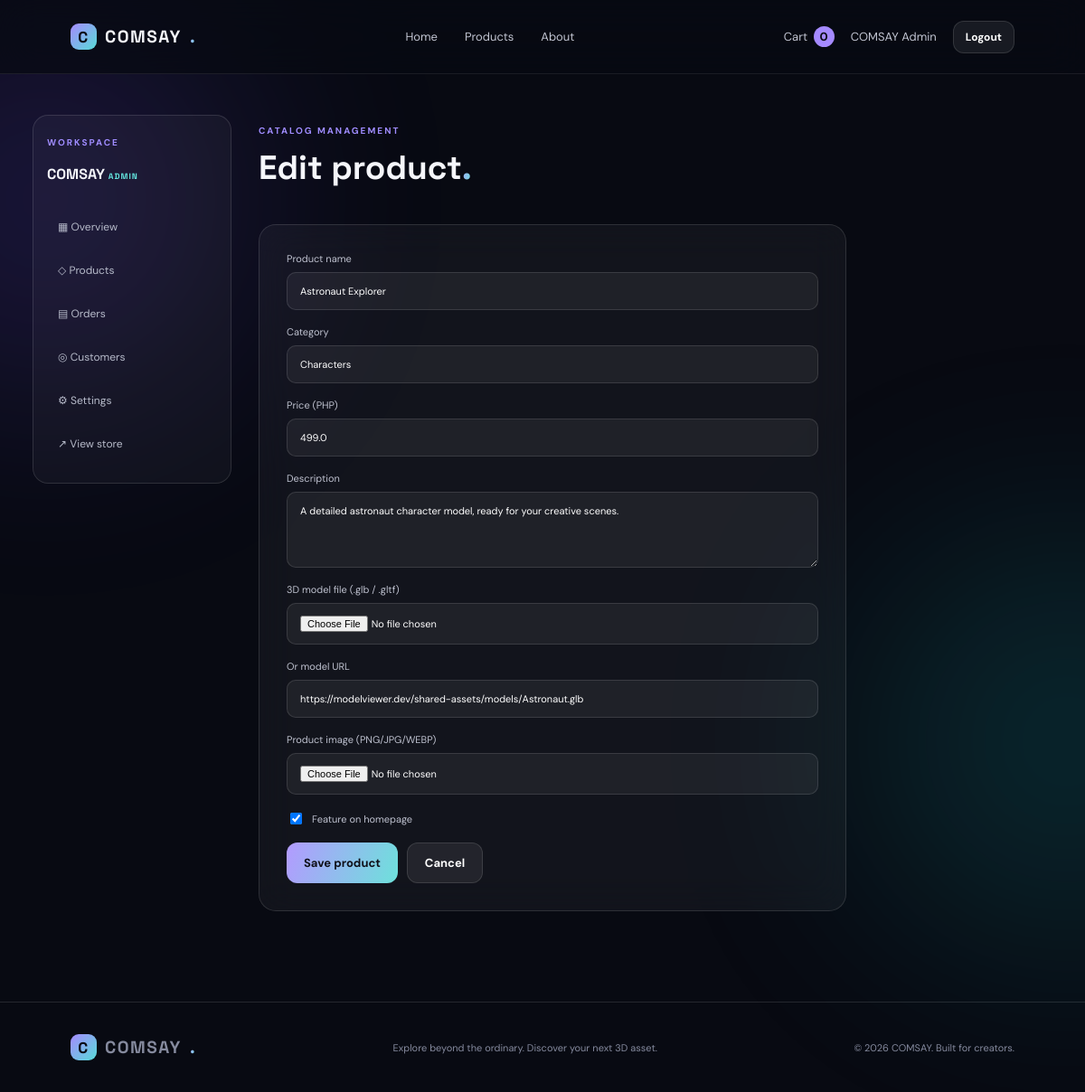
The app's page /admin/products/1/edit (signed in) with its own data.
### COMSAY/app.py (models this page shows)
class User(db.Model):
    id = db.Column(db.Integer, primary_key=True)
    name = db.Column(db.String(100), nullable=False)
    email = db.Column(db.String(150), unique=True, nullable=False)
    password = db.Column(db.String(255), nullable=False)
    role = db.Column(db.String(20), default="customer")
    created_at = db.Column(db.DateTime, default=datetime.utcnow)

class Product(db.Model):
    id = db.Column(db.Integer, primary_key=True)
    name = db.Column(db.String(150), nullable=False)
    category = db.Column(db.String(80), default="3D Model")
    description = db.Column(db.Text, default="")
    price = db.Column(db.Float, nullable=False, default=0)
    image = db.Column(db.String(300), default="")
    model_url = db.Column(db.String(500), default="")
    featured = db.Column(db.Boolean, default=False)
    created_at = db.Column(db.DateTime, default=datetime.utcnow)

### COMSAY/app.py (the view, shortened to what this page needs)
@app.route("/admin/products/<int:product_id>/edit", methods=["GET", "POST"])
@admin_required
def edit_product(product_id):
    product = Product.query.get_or_404(product_id)
    return render_template("product_form.html", product=product)

### COMSAY/app.py (called while the page is built, shortened)
def logged_in():
    return User.query.get(session.get("user_id")) if session.get("user_id") else None

def admin_required(fn):
    @wraps(fn)
    def wrapper(*args, **kwargs):
        user = logged_in()
        if not user or user.role != "admin":
            flash("Please sign in with an administrator account.", "error")
            return redirect(url_for("login"))
        return fn(*args, **kwargs)
    return wrapper

def cart_data():
    cart = session.get("cart", {})
    items, total, count = [], 0, 0
    return items, total, count

@app.context_processor
def inject_globals():
    _, _, cart_count = cart_data()
    return {"current_user": logged_in(), "cart_count": cart_count}

### COMSAY/templates/product_form.html
{% extends "admin_base.html" %}{% block title %}{{ 'Edit' if product else 'Add' }} Product — COMSAY{% endblock %}{% block admin_content %}<div class="admin-heading"><div><span class="eyebrow">CATALOG MANAGEMENT</span><h1>{{ 'Edit product' if product else 'New product' }}<span class="gradient-text">.</span></h1></div></div><form class="auth-card stack-form product-edit-form" method="post" enctype="multipart/form-data"><label>Product name<input name="name" required value="{{ product.name if product else '' }}"></label><label>Category<input name="category" value="{{ product.category if product else '3D Model' }}"></label><label>Price (PHP)<input name="price" type="number" min="0" step="0.01" required value="{{ product.price if product else '' }}"></label><label>Description<textarea name="description" rows="4">{{ product.description if product else '' }}</textarea></label><label>3D model file (.glb / .gltf)<input type="file" name="model" accept=".glb,.gltf"></label><label>Or model URL<input name="model_url" value="{{ product.model_url if product else '' }}" placeholder="https://.../model.glb"></label><label>Product image (PNG/JPG/WEBP)<input type="file" name="image" accept=".png,.jpg,.jpeg,.webp"></label><label class="check-label"><input type="checkbox" name="featured" {% if product and product.featured %}checked{% endif %}> Feature on homepage</label><div class="form-actions"><button class="btn btn-primary">Save product</button><a class="btn btn-ghost" href="{{ url_for('admin_products') }}">Cancel</a></div></form>{% endblock %}

### COMSAY/templates/base.html (shortened to what this page needs)
<!DOCTYPE html><html lang="en"><head><meta charset="UTF-8"><meta name="viewport" content="width=device-width, initial-scale=1.0">
<link rel="stylesheet" href="{{ url_for('static', filename='css/style.css') }}">
</head><body>
<div class="ambient ambient-one"></div><div class="ambient ambient-two"></div>
<header class="topbar"><a class="brand" href="{{ url_for('home') }}"><span class="brand-mark">C</span> COMSAY<span class="brand-dot">.</span></a>
<nav class="main-nav"><a href="{{ url_for('home') }}">Home</a><a href="{{ url_for('products') }}">Products</a><a href="{{ url_for('about') }}">About</a></nav>
<div class="nav-actions"><a class="cart-link" href="{{ url_for('cart') }}">Cart <span>{{ cart_count }}</span></a>
{% if current_user %}<a class="nav-user" href="{{ url_for('admin_dashboard') if current_user.role == 'admin' else url_for('account') }}">{{ current_user.name }}</a><a class="btn btn-small btn-ghost" href="{{ url_for('logout') }}">Logout</a>
{% else %}<a class="nav-user" href="{{ url_for('login') }}">Login</a><a class="btn btn-small btn-primary" href="{{ url_for('register') }}">Get started</a>{% endif %}</div>
</header>
<main>{% block content %}{% endblock %}</main>
<footer class="footer"><a class="brand" href="{{ url_for('home') }}"><span class="brand-mark">C</span> COMSAY<span class="brand-dot">.</span></a><p>Explore beyond the ordinary. Discover your next 3D asset.</p><span>© 2026 COMSAY. Built for creators.</span></footer>
</body></html>

### COMSAY/static/css/style.css (style rules this page uses)
:root { --bg:#080a12;--panel:rgba(255,255,255,.055);--line:rgba(255,255,255,.12);--muted:#9ca3b7;--text:#f5f6fb;--purple:#9c7bff;--cyan:#64e6e0;--font:'DM Sans',sans-serif;--display:'Space Grotesk',sans-serif }
* { box-sizing:border-box }
html { scroll-behavior:smooth }
body { margin:0;background:var(--bg);color:var(--text);font-family:var(--font);min-height:100vh;overflow-x:hidden }
a { color:inherit;text-decoration:none }
button,input,select,textarea { font:inherit }
.ambient { position:fixed;width:440px;height:440px;border-radius:50%;filter:blur(130px);opacity:.18;pointer-events:none;z-index:-1 }
.ambient-one { background:#7652ff;top:0;left:-170px }
.ambient-two { background:#13b9ba;right:-200px;top:600px }
.topbar { height:82px;display:flex;align-items:center;justify-content:space-between;padding:0 6.5%;border-bottom:1px solid rgba(255,255,255,.08);background:rgba(8,10,18,.72);backdrop-filter:blur(22px);position:sticky;top:0;z-index:20 }
.brand { font-family:var(--display);font-weight:700;letter-spacing:1.5px;font-size:19px;display:flex;align-items:center;gap:9px }
.brand-mark { display:grid;place-items:center;width:29px;height:29px;border-radius:9px;background:linear-gradient(135deg,#a68aff,#57dcd7);color:#090b13;font-size:17px }
.brand-dot,.gradient-text { background:linear-gradient(100deg,#b49aff,#67e5dc);-webkit-background-clip:text;background-clip:text;color:transparent }
.main-nav,.nav-actions { display:flex;align-items:center;gap:30px }
.main-nav a,.nav-user,.cart-link { font-size:13px;color:#c2c5d2;transition:.2s }
.nav-actions { gap:18px }
.cart-link span { background:#a58aff;color:#0b0c15;padding:3px 7px;border-radius:20px;font-weight:700;margin-left:3px }
.btn { border:0;border-radius:12px;padding:13px 19px;display:inline-flex;align-items:center;justify-content:center;gap:15px;font-weight:700;font-size:13px;cursor:pointer;transition:transform .25s,box-shadow .25s,background .25s }
.btn-primary { color:#10111a;background:linear-gradient(110deg,#b39aff,#6de1db) }
.btn-ghost { background:rgba(255,255,255,.07);border:1px solid var(--line);color:white }
.btn-small { padding:9px 13px;font-size:12px }
.eyebrow { font-size:10px;letter-spacing:2px;font-weight:700;color:#9f8cff }
.footer { border-top:1px solid var(--line);padding:35px 6.5%;display:flex;align-items:center;justify-content:space-between;color:#858a9e;font-size:11px }
.footer p { margin:0 }
.filter-bar input,.filter-bar select,input,textarea,select { background:rgba(255,255,255,.055);border:1px solid var(--line);border-radius:10px;color:white;padding:13px 14px;outline:none }
.auth-card,.summary-card { border:1px solid var(--line);background:rgba(255,255,255,.045);backdrop-filter:blur(20px);border-radius:19px;padding:30px }
.stack-form { display:grid;gap:17px }
.stack-form label { display:grid;gap:8px;color:#bfc2d0;font-size:11px }
.stack-form input,.stack-form textarea { width:100%;color:white }
.admin-heading { display:flex;justify-content:space-between;align-items:center;margin:5px 0 30px }
.admin-heading h1 { font-family:var(--display);font-size:37px;margin:9px 0 }
.product-edit-form { max-width:650px }
.form-actions { display:flex;gap:10px }
.check-label { display:flex!important;align-items:center;grid-template-columns:16px 1fr!important }
.check-label input { width:auto }

### records on screen
User: name "COMSAY Admin"
Product: name "Astronaut Explorer", category "Characters", price "499.0", description "A detailed astronaut character model, ready for your creative scenes.", model_url "https://modelviewer.dev/shared-assets/models/Astronaut.glb", featured "☑"

### other values on screen
{{ cart_count }} "0"
{{ 'Edit product' if product else 'New product' }} "Edit product"
